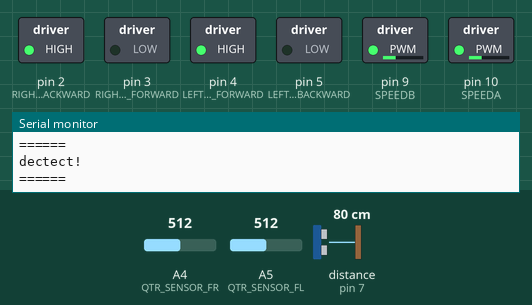
Bench run of a sketch on a simulated Arduino Uno, built with avr-gcc and run on an emulated ATmega328P. Shown: switched loads named in the sketch (green lamp = pin HIGH), the last lines printed to the serial monitor. Wiring (inferred from the names in the program): ultrasonic range finder: trigger pin 6; echo pin 7. Dashed ring = blinking. Inputs (shaded band) come from the test bench; at power-on: distance to the obstacle (sensor on pin 7) 80 cm, A4 (QTR_SENSOR_FR) = 512, A5 (QTR_SENSOR_FL) = 512. The echo pulse lasts 58.3 µs per cm; pins used as bus, display or sensor lines are not drawn.

Above: at 6.2 s.
6.3 s: distance to the obstacle (sensor on pin 7) set to 63 cm
9.3 s: distance to the obstacle (sensor on pin 7) set to 54 cm
At 10.3 s:
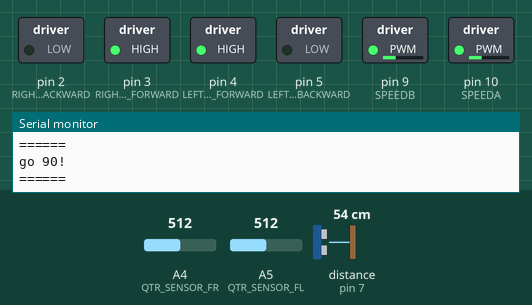
10.8 s: A4 (QTR_SENSOR_FR) set to 411
12.3 s: A4 (QTR_SENSOR_FR) set to 388
At 13.5 s:
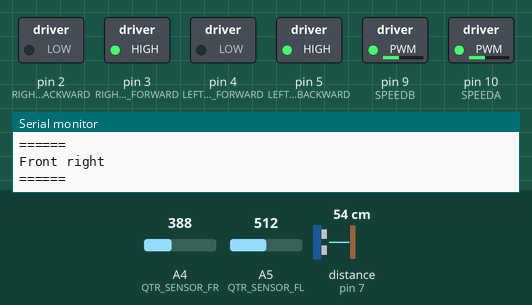
13.8 s: A5 (QTR_SENSOR_FL) set to 413
16.8 s: A5 (QTR_SENSOR_FL) set to 393
At 17.43 s:
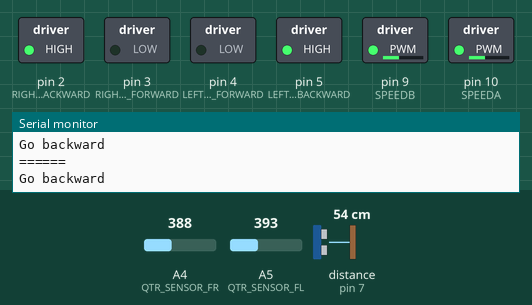
Timing chart, 0 to 20.8 s (numbered marks = the images above; inputs shaded):
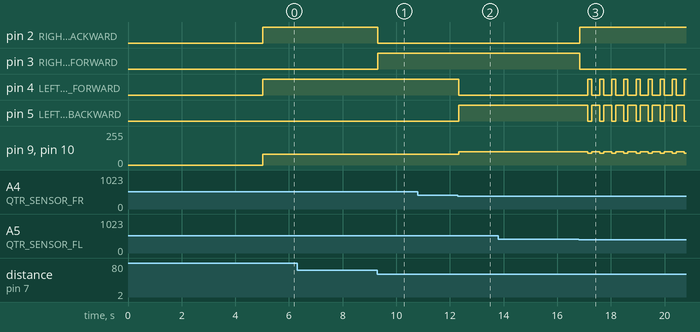

Measured:
- the behaviour switches between 60 and 59 cm on distance to the obstacle (sensor on pin 7) (found by bisection; images 0 and 1)
- the behaviour switches between 401 and 400 on A4 (QTR_SENSOR_FR) (found by bisection; images 1 and 2)
- the behaviour switches between 401 and 400 on A5 (QTR_SENSOR_FL) (found by bisection; images 2 and 3)
- after the input at 9.3 s, pin 2 (RIGHT_WHEEL_BACKWARD): HIGH → LOW at once; pin 3 (RIGHT_WHEEL_FORWARD): LOW → HIGH at once
- after the input at 12.3 s, pin 4 (LEFT_WHEEL_FORWARD): HIGH → LOW at once; pin 5 (LEFT_WHEEL_BACKWARD): LOW → HIGH at once; pin 9 (SPEEDB), pin 10 (SPEEDA): 80/255 → 100/255 at once
- after the input at 16.8 s, pin 2 (RIGHT_WHEEL_BACKWARD): LOW → HIGH at once; pin 3 (RIGHT_WHEEL_FORWARD): HIGH → LOW at once

The sketch:

first_sumoVehicle.ino
```cpp
#define SPEEDA 10              // Motor A enable pin
#define SPEEDB 9               // Motor B enable pin
#define RIGHT_WHEEL_FORWARD 3  // Motor B In1 pin
#define RIGHT_WHEEL_BACKWARD 2 // Motor B In2 pin
#define LEFT_WHEEL_FORWARD 4   // Motor A In1 pin
#define LEFT_WHEEL_BACKWARD 5  // Motor A In2 pin
#define TRIGGER_PIN 6          // Ultrasonic sensor trigger pin
#define ECHO_PIN 7             // Ultrasonic sensor echo pin
#define QTR_SENSOR_FL A5       // qtr sensor
#define QTR_SENSOR_FR A4       // qtr sensor
// #define QTR_SENSOR_BL 15        // waiting for qtr sensor
// #define QTR_SENSOR_BR 16        // waiting for qtr sensor

#define MAX_DISTANCE 200

#include <stdint.h>

enum class Edge_direction
{
    FRONT,
    FRONT_RIGHT,
    FRONT_LEFT,
    NONE,
};

void setup()
{
    // put your setup code here, to run once:
    pinMode(TRIGGER_PIN, OUTPUT);
    pinMode(ECHO_PIN, INPUT);
    pinMode(LEFT_WHEEL_FORWARD, OUTPUT);
    pinMode(LEFT_WHEEL_BACKWARD, OUTPUT);
    pinMode(RIGHT_WHEEL_FORWARD, OUTPUT);
    pinMode(RIGHT_WHEEL_BACKWARD, OUTPUT);
    pinMode(SPEEDA, OUTPUT);
    pinMode(SPEEDB, OUTPUT);
    pinMode(QTR_SENSOR_FL, INPUT);
    pinMode(QTR_SENSOR_FR, INPUT);
    // pinMode(QTR_SENSOR_BL, INPUT);
    // pinMode(QTR_SENSOR_BR, INPUT);

    delay(5000);
    Serial.begin(9600);
}

void wheel_forward(uint8_t forward_pin, uint8_t backward_pin)
{
    digitalWrite(forward_pin, HIGH);
    digitalWrite(backward_pin, LOW);
}

void wheel_backward(uint8_t forward_pin, uint8_t backward_pin)
{
    digitalWrite(forward_pin, LOW);
    digitalWrite(backward_pin, HIGH);
}

void wheel_stop(uint8_t forward_pin, uint8_t backward_pin)
{
    digitalWrite(forward_pin, LOW);
    digitalWrite(backward_pin, LOW);
}

void wheel_move_speed(uint8_t pin, int speed)
{
    analogWrite(pin, speed);
}

void car_go_forward(int speed)
{
    wheel_move_speed(SPEEDA, speed);
    wheel_move_speed(SPEEDB, speed);
    // Serial.println(frontL);
    // Serial.print("FrontR: ");
    // Serial.println(frontR);
    wheel_forward(LEFT_WHEEL_FORWARD, LEFT_WHEEL_BACKWARD);
    wheel_forward(RIGHT_WHEEL_FORWARD, RIGHT_WHEEL_BACKWARD);
}

void car_go_backward(int speed)
{
    wheel_move_speed(SPEEDA, speed);
    wheel_move_speed(SPEEDB, speed);
    wheel_backward(LEFT_WHEEL_FORWARD, LEFT_WHEEL_BACKWARD);
    wheel_backward(RIGHT_WHEEL_FORWARD, RIGHT_WHEEL_BACKWARD);
}

void car_turn_right_by_speed(int left_wheel_forward_speed, int right_wheel_backward_speed)
{
    wheel_move_speed(SPEEDA, left_wheel_forward_speed);
    wheel_move_speed(SPEEDB, right_wheel_backward_speed);
    wheel_forward(LEFT_WHEEL_FORWARD, LEFT_WHEEL_BACKWARD);
    wheel_backward(RIGHT_WHEEL_FORWARD, RIGHT_WHEEL_BACKWARD);
}

void car_turn_left_by_speed(int left_wheel_backward_speed, int right_wheel_forward_speed)
{
    wheel_move_speed(SPEEDA, left_wheel_backward_speed);
    wheel_move_speed(SPEEDB, right_wheel_forward_speed);
    wheel_forward(RIGHT_WHEEL_FORWARD, RIGHT_WHEEL_BACKWARD);
    wheel_backward(LEFT_WHEEL_FORWARD, LEFT_WHEEL_BACKWARD);
}

void car_turn_left(int speed)
{
    car_turn_left_by_speed(speed, 0);
}

void car_turn_right(int speed)
{
    car_turn_right_by_speed(0, speed);
}

void car_stop(void)
{
    wheel_stop(LEFT_WHEEL_FORWARD, LEFT_WHEEL_BACKWARD);
    wheel_stop(RIGHT_WHEEL_FORWARD, RIGHT_WHEEL_BACKWARD);
}

double detect_obj_distance(uint8_t trigger_pin, uint8_t echo_pin)
{
    digitalWrite(trigger_pin, LOW);
    delayMicroseconds(2);
    digitalWrite(trigger_pin, HIGH);
    delayMicroseconds(10);
    digitalWrite(trigger_pin, LOW);
    return pulseIn(echo_pin, HIGH, MAX_DISTANCE * 58) / 58.0;
}

Edge_direction determine_edge(uint8_t qtr_sensor_front_left, uint8_t qtr_sensor_front_right)
{
    int frontL = analogRead(qtr_sensor_front_left);
    int frontR = analogRead(qtr_sensor_front_right);

    // Serial.print("FrontL: ");
    // Serial.println(frontL);
    // Serial.print("FrontR: ");
    // Serial.println(frontR);

    if (frontL <= 400 && frontR <= 400)
    {
        return Edge_direction::FRONT;
    }
    else if (frontL <= 400)
    {
        return Edge_direction::FRONT_LEFT;
    }
    else if (frontR <= 400)
    {
        return Edge_direction::FRONT_RIGHT;
    }
    else
    {
        return Edge_direction::NONE;
    }
}

/*
  Example:
  actions_duration(1000, [](){
      car_stop();
  });
  actions_duration(1000, car_turn_left, 100);
  actions_duration(1000, car_stop());
*/
template <typename Fn, typename... Args> void do_actions_duration(unsigned long ms, Fn fn, Args... args)
{
    fn(args...);
    delay(ms);
}

// range ~= 60
bool is_obj_exist(double range)
{
    double distance = detect_obj_distance(TRIGGER_PIN, ECHO_PIN);
    // Serial.println(distance);

    if (distance < range)
    {
        return true;
    }
    else
    {
        return false;
    }
}

void search_strategy(Edge_direction edge)
{
    switch (edge)
    {
    case Edge_direction::FRONT:
    case Edge_direction::FRONT_LEFT:
        // Serial.print("turn right ");
        car_turn_right_by_speed(80, 80);
        break;

    case Edge_direction::FRONT_RIGHT:
    case Edge_direction::NONE:
    default:
        // Serial.print("turn left ");
        car_turn_left_by_speed(80, 80);
        break;
    }
}

void loop()
{
    // put your main code here, to run repeatedly:
    static Edge_direction prev_turning_edge;
    auto edge = determine_edge(QTR_SENSOR_FL, QTR_SENSOR_FR);


    Serial.println("======");
    switch (edge)
    {
    case Edge_direction::FRONT:
        Serial.println("Go backward");
        do_actions_duration(300, car_go_backward, 100);
        do_actions_duration(150, car_turn_right_by_speed, 90, 90);
        prev_turning_edge = edge;
        break;

    case Edge_direction::FRONT_LEFT:
        Serial.println("Front left");
        do_actions_duration(1, car_turn_right_by_speed, 100, 100);
        prev_turning_edge = edge;
        break;

    case Edge_direction::FRONT_RIGHT:
        Serial.println("Front right");
        do_actions_duration(1, car_turn_left_by_speed, 100, 100);
        prev_turning_edge = edge;
        break;

    case Edge_direction::NONE:
        do_actions_duration(
            1,
            [&](Edge_direction e) mutable {
                if (is_obj_exist(2.0))
                {
                    car_go_forward(255);
                    Serial.println("go 255! ");
                }
                else if (is_obj_exist(5.0))
                {
                    car_go_forward(150);
                    Serial.println("go 150! ");
                }
                else if (is_obj_exist(60.0))
                {
                    car_go_forward(80);
                    Serial.println("go 90! ");
                }
                else
                {
                    Serial.println("dectect! ");
                    // search action
                    search_strategy(e);
                }
            },
            prev_turning_edge);
        break;

    default:
        Serial.println("default");
        car_stop();
        // do_actions_duration(100, []() {
        // });
        break;
    }
    delay(1);
}


/*
  Tasks:
  - Poll sensors (using a function that specifies states, given inputs)                         DONE
  - Create a function that handles: motor speed, motor direction, time motor is ran.            DONE
  - Create a second function that handles each flag and keeps track of changes in flags         DONE
  - Create basic homing function that "latches" onto the target                                 WIP/DONE
  - Find ideal moving speed to prevent "too fast" switching from edge -> arena -> edge

  Priority of functions:
  - Keep track of changes in flags. Call sensor-polling function to achieve this.               DONE
  -
*/

// // Choose your pins
// // Enable pins are needed to control motor speed (through PWM)

// // Pins for motor 1
// #define Pin1A 2
// #define Pin2A 3
// #define ENA 10

// // pins for motor 2
// #define Pin3A 4
// #define Pin4A 5
// #define ENB 11

// // pins for ultrasonic sensor
// #define TRIGGER 8
// #define ECHO 9

// // pins for the two reflectance sensors
// #define QTR_L 6
// #define QTR_R 7

// unsigned long start, interval = 0;
// float distance = 0;
// int prevDistance;
// volatile int flag, previousflag;
// int edgeLeft, edgeRight;

// // make similar arrays for doing fancier movements. To keep things simple, the size of the array is fixed to n, n >=
// 4;

// // Voltage must also be above a certain value, or there is not enough torque to turn the wheel. Roughly half of
// supply(50% duty cycle, 128).
// // Only solution is to reduce time, as much as possible.
// int ramSpeed[] = {200};
// int ramDirection[] = {1};
// int ramTime[] = {50};

// int homingSpeed[] = {0,80,0,60};
// int homingDirection1[] = {4,4,4,1};
// int homingDirection2[] = {3,3,3,1};
// int homingTime[] = {20,125,20,125};

// int scanSpeed[] = {160,160,160,160,160,160,160,170};
// int scanDirection[] = {3,3,3,3,4,4,4,4};
// int scanTime[] = {100,100,100,100,100,100,100,100};

// int edgeSpeed[] = {0,100,0,150};
// int edge_L_Direction[]  = {2,2,2,3};
// int edge_R_Direction[]  = {2,2,2,4};
// int edgeTime[] = {50,600,50,50}; // change to lower values to add some delay to responsiveness of border and arena

// int frictionFactor = 1.25; // 1 for same speed. > 1 for smoother surfaces, < 1 for rougher ones.

// void setup() {
//   // put your setup code here, to run once:
//   Serial.begin(9600);

//   // Set up your 6 motor-related pins(control)
//   pinMode(Pin1A, OUTPUT);   pinMode(Pin3A, OUTPUT);
//   pinMode(Pin2A, OUTPUT);   pinMode(Pin4A, OUTPUT);
//   pinMode(ENA, OUTPUT);     pinMode(ENB, OUTPUT);

//   // Set up your sensor pins
//   pinMode(TRIGGER, OUTPUT);
//   pinMode(ECHO, INPUT);
//   pinMode(QTR_L, INPUT);
//   pinMode(QTR_R, INPUT);

//   // Call once to get a starting flag
//   manualUSonic();
//   edgeSense();  // without this, the ADC is set to some high(?) value and immediately thinks the bot has hit arena
//   border. flagAssignment();

//   // Test single sets of moves
//   delay(5000);
// }

// void loop() {
//   stateMachine();
// }

// // Something about the array breaks the machine.
// // Update 5 mins after: Was never the array. Just bad placement of break when we are in the "border" state
// // Update day after: There is still an issue with the arrays. Best to keep them all the same size, but we can repeat
// entries so we can continue to play with unique movement.
// // Update day + 5 mins: Add a conditional break for if state changes, AND the standard break needed for every case at
// the end. TWO BREAKS.

// void stateMachine(){
//   // The reflectance sensor makes no distinction between all absorbed and no signal received(too far). Both are
//   considered HIGH and must be dealt with as soon as the board hits an edge. previousflag = flag; int i = 0;
//   // Serial.print("Distance: "); Serial.print(distance); Serial.print("| Flag: "); Serial.println(flag);
//   //   Serial.print("Before: "); Serial.print(distance);0 Serial.print("| Flag: "); Serial.println(flag);
//   //   Serial.print(edgeLeft); Serial.print("|"); Serial.println(edgeRight);

//   // *** !!!  FLAG FORCING to test out different arrays of timings !!! *** //
//   // flag = 0b010;

//     switch (flag)
//     {
//       case 0b111:
//         while (i < sizeof(edgeTime)/sizeof(int))
//         {
//           // Serial.print("Before: "); Serial.print(distance); Serial.print("| Flag: "); Serial.println(flag);
//           // Serial.print(edgeLeft); Serial.print("|"); Serial.println(edgeRight);
//           // Serial.println("edge");
//               // issue with case 0, it goes edge but goes to case 1 twice each cycle.
//           motorControl(edgeTime[i], edgeSpeed[i], edge_R_Direction[i]);
//           i++;

//           manualUSonic();
//           edgeSense();
//           flagAssignment(); // see edgeSense(). place outside while so it executes back+spin in full, instead of
//           breaking early.
//         }
//       break;

//       case 0b110:
//         while (i < sizeof(edgeTime)/sizeof(int))
//         {
//           //  Serial.print(edgeLeft); Serial.print("|"); Serial.println(edgeRight);
//           motorControl(edgeTime[i], edgeSpeed[i], edge_L_Direction[i]);
//           i++;

//           manualUSonic();
//           edgeSense();
//           flagAssignment();
//         }
//       break;

//       case 0b000:
//         while (i < sizeof(ramTime)/sizeof(int))
//         {
//           // Serial.print("Before: "); Serial.print(distance); Serial.print("| Flag: "); Serial.println(flag);
//           // Serial.print(edgeLeft); Serial.print("|"); Serial.println(edgeRight);
//           //  Serial.println("ram");
//           motorControl(ramTime[i], ramSpeed[i], ramDirection[i]);
//           i++;

//           manualUSonic();
//           edgeSense();
//           flagAssignment();
//           if (previousflag != flag)
//           {
//     //        Serial.println("break 1");
//             break;
//           }
//         }
//         break;

//       case 0b001:
//             // Serial.println("home");
//         while (i < sizeof(homingTime)/sizeof(int))
//         {
//           if (rand() % 2 == 0)
//           {
//             motorControl(homingTime[i], homingSpeed[i], homingDirection1[i]);
//           }
//           else if (rand() % 2 == 1)
//           {
//             motorControl(homingTime[i], homingSpeed[i], homingDirection2[i]);
//           }
//           i++;

//           manualUSonic();
//           edgeSense();
//           flagAssignment();
//           // // homing logic
//           // prevDistance = distance;
//           // // Serial.println(prevDistance);Serial.println("|");Serial.println(distance);

//           // manualUSonic();
//           // edgeSense();
//           // flagAssignment();
//           // // Serial.println("~~~");
//           // // Serial.println(prevDistance);Serial.println("|");Serial.println(distance);

//           // if (prevDistance > distance)
//           // {
//           //   Serial.println("farther");
//           // }
//           // else if (prevDistance <= distance)
//           // {
//           //   Serial.println("closer");
//           // }

//           if (previousflag != flag)
//           {
//             //  Serial.print  ln("break 2");
//             //  delay(1000);
//             break;
//           }
//         }
//       break;

//       case 0b010:
//       while (i < sizeof(scanTime)/sizeof(int))
//       {
//         // Can result in

//         //  Serial.println("scan");
//         motorControl(scanTime[i], scanSpeed[i], scanDirection[i]);
//         i++;
//         manualUSonic();
//         edgeSense();
//         flagAssignment();
//         if (previousflag != flag)
//         {
//           break;
//         }
//       }
//       break;

//       default:
//        Serial.println("default");
//         manualUSonic();
//         edgeSense();
//         flagAssignment();
//     }
//       previousflag = flag;
// }

// // with the issue in the state machine fixed, maybe expand back to 3 bits to differentiate between left and right
// detection.
// // does default cover all unused states? we will only use, at minimum, 6 states(3 usonic, 3 reflectance)

// void flagAssignment(){
//     // Serial.print("Before: "); Serial.print(distance); Serial.print("| Flag: "); Serial.println(flag);
//   //  Serial.print(edgeLeft); Serial.print("|"); Serial.println(edgeRight);
//   if (edgeLeft <= 100){
//   // light -> -lte 0-50 or 0-100, low. dark -> -gte 650-1000, high(with our distance)
//     flag = 0b110;
//   }
//   else if (edgeRight <= 100){
//     flag = 0b111;
//   }
//   else if (distance > 0 && distance <= 23){
//     flag = 0b000;
//   }
//   else if (distance > 23 && distance < 45){
//     flag = 0b001;
//   }
//   else if (distance >= 45){
//     flag = 0b010;
//   }
// //    Serial.print("After: "); Serial.print(distance); Serial.print("| Flag: "); Serial.println(flag);
// }

// void edgeSense(){
//   // when exiting, disregard flag changes until AFTER the full sequence has been executed. saves time on do-nothing
//   delay. edgeLeft = analogRead(QTR_L); edgeRight = analogRead(QTR_R);
// }

// void manualUSonic(){
//     // put your main code here, to run repeatedly:
//   digitalWrite(TRIGGER, LOW);
//   delayMicroseconds(2);
//   digitalWrite(TRIGGER,HIGH);

//   delayMicroseconds(10);
//   digitalWrite(TRIGGER,LOW);

//   // DISTANCE CALCULATIONS
//   distance = pulseIn(ECHO, HIGH, 30000);  // Change the sensor timeout to 35ms
//   distance = (int) (distance/68);   // experimenting with typecast int to eliminate float. maybe increase processing
//   speed?

//   // Timeout handling
//   if (distance >=2000) distance = 0;
// }

// // Use the contents inside of motorControl to better drive the motors while keeping all sensors active: changing
// states on the fly

//   // Issue with millis(), induced voltage is now a problem. Delay somehow fixes that, likely due to the "do-nothing"
//   // V2, we gut motor control and just do a looped delay like before. We will see how it turns out.
// void motorControl(unsigned long time, int spd, int dir){
//   // long j = 0;
//   // interval = 5; // adjust as needed. delay() parameter
//   // start = time / interval;
//   // motorSetup(spd,dir);
//   // while (j < start){
//   //   motorSetup(spd,dir);
//   //   delay(interval);
//   //   j++;
//   // }

//   interval = millis();
//   motorSetup(spd, dir);
//   while (interval - start <= time){
//    motorSetup(spd, dir);
//     interval = millis();
//     // poll sensors
//     // keep track of flag changes
//   }
//   start = interval;
// }

// // Renamed to motorSetup to make room for a new MotorControl()
// void motorSetup(int spd, int dir)
// {
//   int drive1Pin, drive2Pin, driveENxPin;
//   int drive3Pin, drive4Pin, driveENyPin;

//     drive1Pin = Pin1A;
//     drive2Pin = Pin2A;
//     driveENxPin = ENA;

//     drive3Pin = Pin3A;
//     drive4Pin = Pin4A;
//     driveENyPin = ENB;

//   switch(dir){
//     // Cheat Sheet:
//     /*
//         12 Low-High Forward | 12 High-Low Backward
//         34 High-Low Forward | 34 Low-High Backward
//     */
//   // Forward
//   case 1:
//     digitalWrite(drive1Pin,HIGH);//LOW signal
//     digitalWrite(drive2Pin,LOW);//HIGH signal
//     digitalWrite(drive3Pin,LOW);//LOW signal
//     digitalWrite(drive4Pin,HIGH);//HIGH signal
//     break;
//   // Backwards
//   case 2:
//     digitalWrite(drive1Pin,LOW);//HIGH signal
//     digitalWrite(drive2Pin,HIGH);//LOW signal
//     digitalWrite(drive3Pin,HIGH);//LOW signal
//     digitalWrite(drive4Pin,LOW);//HIGH signal
//     break;
//   // Turn Left
//   case 3:
//     digitalWrite(drive1Pin,LOW);
//     digitalWrite(drive2Pin,HIGH);
//     digitalWrite(drive3Pin,LOW);
//     digitalWrite(drive4Pin,HIGH);
//     break;
//   // Turn Right
//   case 4:
//     digitalWrite(drive1Pin,HIGH);
//     digitalWrite(drive2Pin,LOW);
//     digitalWrite(drive3Pin,HIGH);
//     digitalWrite(drive4Pin,LOW);
//     break;
//   }

//     // After choosing how the motors will turn, you can choose to "chop up" the voltage
//     // Use the enable pin to continuously connect and disconnect the motor. PWM

//     analogWrite(driveENxPin, spd*frictionFactor); // send PWM to driveENPin
//     analogWrite(driveENyPin, spd*frictionFactor); // ENA for left motor, ENB for right motor
// }
```
